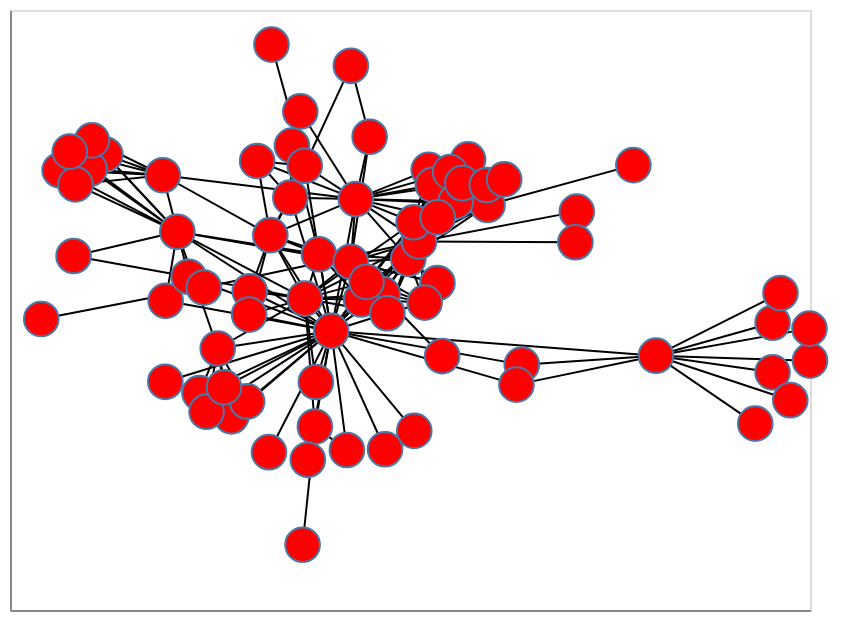

Write notebook code for a chart like this one.
### Markdown cell above
### Load a network dataset 

Network data can come in many formats, and thankfully NetworkX can read and write many of them, including [GEXF](https://networkx.github.io/documentation/stable/reference/readwrite/gexf.html), [GML](https://networkx.github.io/documentation/stable/reference/readwrite/gml.html), [GraphML](https://networkx.github.io/documentation/stable/reference/readwrite/graphml.html) and [JSON](https://networkx.github.io/documentation/stable/reference/readwrite/json_graph.html) (as used by D3.js). 

The co-occurrence network of characters in the novel *Les Misérables* (1862) by Victor Hugo serves as a common example dataset for network visualization. Let's load and import it. NetworkX does not (yet) load and parse JSON transparently (as Pandas does so elegantly). Therefore, we need to include the package `json` to get this done:

### Code cell
import json

# with open('https://gist.githubusercontent.com/TieJean/bfad558a88b11246884a56d86738b52b/raw/57f21d740bf61012e414b910f349907be00a9667/miserables.json') as f:
#     les_mis = json.load(f)
import requests
request = requests.get('https://gist.githubusercontent.com/TieJean/bfad558a88b11246884a56d86738b52b/raw/57f21d740bf61012e414b910f349907be00a9667/miserables.json')
les_mis = request.json()

# we specify that the dataset is not a multigraph, there are no self-loops
# or multiedges, multiple edges between nodes
G = nx.readwrite.json_graph.node_link_graph(les_mis, multigraph=False)

nxa.draw_networkx(G, node_tooltip="name")

### Figure 1 — Vega-Lite specification as saved in the notebook (floating-point values rounded to 4 significant figures; data arrays with more than 128 entries replaced by an {"elided": "..."} marker saying what was removed)
{"config": {"view": {"continuousWidth": 400, "continuousHeight": 300}}, "layer": [{"data": {"name": "data-2031782e59fe17b0808c3cbdcbf0f8e1"}, "mark": {"type": "line", "color": "black", "opacity": 1, "strokeWidth": 1}, "encoding": {"detail": {"field": "edge", "type": "quantitative"}, "x": {"axis": {"grid": false, "labels": false, "ticks": false, "title": ""}, "field": "x", "type": "quantitative"}, "y": {"axis": {"grid": false, "labels": false, "ticks": false, "title": ""}, "field": "y", "type": "quantitative"}}}, {"data": {"name": "data-e2f4d380de4bb9a24251a98656ae63df"}, "mark": {"type": "point", "fill": "red", "opacity": 1, "size": 300, "strokeWidth": 1.0}, "encoding": {"tooltip": {"field": "name", "type": "nominal"}, "x": {"axis": {"grid": false, "labels": false, "ticks": false}, "field": "x", "type": "quantitative"}, "y": {"axis": {"grid": false, "labels": false, "ticks": false}, "field": "y", "type": "quantitative"}}}], "$schema": "https://vega.github.io/schema/vega-lite/v4.17.0.json", "datasets": {"data-2031782e59fe17b0808c3cbdcbf0f8e1": {"elided": "508 records"}, "data-e2f4d380de4bb9a24251a98656ae63df": [{"x": 0.6535, "name": "Myriel", "group": 1, "y": -0.2371}, {"x": 0.9159, "name": "Napoleon", "group": 1, "y": -0.1382}, {"x": 0.3515, "name": "Mlle.Baptistine", "group": 1, "y": -0.2639}, {"x": 0.3396, "name": "Mme.Magloire", "group": 1, "y": -0.3239}, {"x": 0.9157, "name": "CountessdeLo", "group": 1, "y": -0.287}, {"x": 1.0, "name": "Geborand", "group": 1, "y": -0.2519}, {"x": 0.8769, "name": "Champtercier", "group": 1, "y": -0.4409}, {"x": 0.9988, "name": "Cravatte", "group": 1, "y": -0.1558}, {"x": 0.9556, "name": "Count", "group": 1, "y": -0.3706}, {"x": 0.9335, "name": "OldMan", "group": 1, "y": -0.0491}, {"x": -0.4505, "name": "Labarre", "group": 2, "y": -0.3154}, {"x": -0.07731, "name": "Valjean", "group": 2, "y": -0.1628}, {"x": -0.4497, "name": "Marguerite", "group": 3, "y": -0.07246}, {"x": 0.1096, "name": "Mme.deR", "group": 2, "y": -0.4627}, {"x": -0.2173, "name": "Isabeau", "group": 2, "y": -0.5266}, {"x": 0.04389, "name": "Gervais", "group": 2, "y": -0.5178}, {"x": -0.4562, "name": "Tholomyes", "group": 3, "y": 0.3042}, {"x": -0.6883, "name": "Listolier", "group": 3, "y": 0.3192}, {"x": -0.5854, "name": "Fameuil", "group": 3, "y": 0.3663}, {"x": -0.621, "name": "Blacheville", "group": 3, "y": 0.3228}, {"x": -0.6527, "name": "Favourite", "group": 3, "y": 0.2769}, {"x": -0.6156, "name": "Dahlia", "group": 3, "y": 0.409}, {"x": -0.6655, "name": "Zephine", "group": 3, "y": 0.3751}, {"x": -0.4235, "name": "Fantine", "group": 3, "y": 0.1348}, {"x": -0.1049, "name": "Mme.Thenardier", "group": 4, "y": 0.06717}, {"x": -0.03331, "name": "Thenardier", "group": 4, "y": 0.04469}, {"x": -0.2143, "name": "Cosette", "group": 5, "y": 0.1245}, {"x": -0.1367, "name": "Javert", "group": 4, "y": -0.06592}, {"x": -0.114, "name": "Fauchelevent", "group": 0, "y": -0.4499}, {"x": -0.3326, "name": "Bamatabois", "group": 2, "y": -0.2155}, {"x": -0.657, "name": "Perpetue", "group": 3, "y": 0.06195}, {"x": -0.3979, "name": "Simplice", "group": 2, "y": -0.0003902}, {"x": -0.1299, "name": "Scaufflaire", "group": 2, "y": -0.5494}, {"x": -0.1118, "name": "Woman1", "group": 2, "y": -0.3161}, {"x": -0.3736, "name": "Judge", "group": 2, "y": -0.3494}, {"x": -0.3019, "name": "Champmathieu", "group": 2, "y": -0.419}, {"x": -0.3578, "name": "Brevet", "group": 2, "y": -0.4051}, {"x": -0.2664, "name": "Chenildieu", "group": 2, "y": -0.3743}, {"x": -0.3186, "name": "Cochepaille", "group": 2, "y": -0.3316}, {"x": 0.009153, "name": "Pontmercy", "group": 4, "y": 0.4197}, {"x": 0.1723, "name": "Boulatruelle", "group": 6, "y": -0.2382}, {"x": 0.09618, "name": "Eponine", "group": 4, "y": 0.0535}, {"x": 0.1618, "name": "Anzelma", "group": 4, "y": -0.01892}, {"x": -0.2605, "name": "Woman2", "group": 5, "y": -0.04376}, {"x": -0.04196, "name": "MotherInnocent", "group": 0, "y": -0.5199}, {"x": -0.1417, "name": "Gribier", "group": 0, "y": -0.8043}, {"x": -0.7297, "name": "Jondrette", "group": 7, "y": -0.1271}, {"x": -0.3637, "name": "Mme.Burgon", "group": 7, "y": -0.03269}, {"x": 0.1204, "name": "Gavroche", "group": 8, "y": 0.1058}, {"x": -0.1693, "name": "Gillenormand", "group": 5, "y": 0.2371}, {"x": -0.1656, "name": "Magnon", "group": 5, "y": 0.393}, {"x": -0.1368, "name": "Mlle.Gillenormand", "group": 5, "y": 0.3327}, {"x": -0.03306, "name": "Mme.Pontmercy", "group": 5, "y": 0.6326}, {"x": -0.2117, "name": "Mlle.Vaubois", "group": 5, "y": 0.6962}, {"x": -0.2439, "name": "Lt.Gillenormand", "group": 5, "y": 0.3471}, {"x": -0.02188, "name": "Marius", "group": 8, "y": 0.2328}, {"x": -0.1468, "name": "BaronessT", "group": 5, "y": 0.4957}, {"x": 0.2745, "name": "Mabeuf", "group": 8, "y": 0.2152}, {"x": 0.1082, "name": "Enjolras", "group": 8, "y": 0.1631}, {"x": 0.142, "name": "Combeferre", "group": 8, "y": 0.3204}, {"x": 0.2307, "name": "Prouvaire", "group": 8, "y": 0.3518}, {"x": 0.1516, "name": "Feuilly", "group": 8, "y": 0.2753}, {"x": 0.2028, "name": "Courfeyrac", "group": 8, "y": 0.2254}, {"x": 0.1905, "name": "Bahorel", "group": 8, "y": 0.3137}, {"x": 0.1622, "name": "Bossuet", "group": 8, "y": 0.1778}, {"x": 0.2178, "name": "Joly", "group": 8, "y": 0.2805}, {"x": 0.2727, "name": "Grantaire", "group": 8, "y": 0.2749}, {"x": 0.6026, "name": "MotherPlutarch", "group": 9, "y": 0.3347}, {"x": 0.03857, "name": "Gueulemer", "group": 4, "y": -0.05242}, {"x": -0.009858, "name": "Babet", "group": 4, "y": -0.06866}, {"x": 0.002272, "name": "Claquesous", "group": 4, "y": -0.01564}, {"x": 0.04918, "name": "Montparnasse", "group": 4, "y": -0.1098}, {"x": -0.262, "name": "Toussaint", "group": 5, "y": -0.1138}, {"x": 0.4754, "name": "Child1", "group": 10, "y": 0.1952}, {"x": 0.4722, "name": "Child2", "group": 10, "y": 0.1032}, {"x": 0.133, "name": "Brujon", "group": 4, "y": -0.07784}, {"x": 0.3119, "name": "Mme.Hucheloup", "group": 8, "y": 0.2918}]}}
